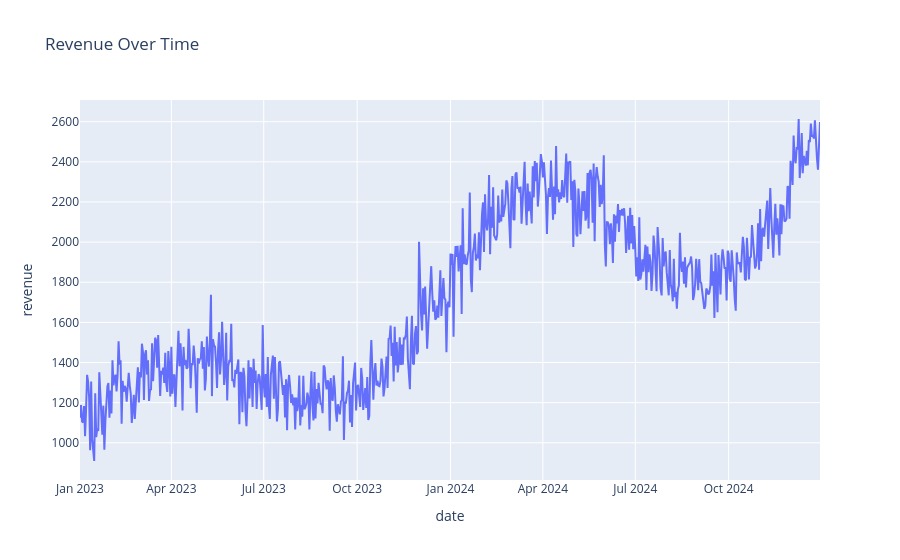

The code cell stored with this chart in its notebook:
### Markdown cell above
## Trend Analysis

### Code cell
px.line(df, x="date", y="revenue", title="Revenue Over Time")

### Figure 1 — Plotly figure (JSON) as saved in the notebook; plotly's stock layout.template omitted (floating-point values rounded to 4 significant figures; data arrays with more than 128 entries replaced by an {"elided": "..."} marker saying what was removed)
{"data": [{"hovertemplate": "date=%{x}<br>revenue=%{y}<extra></extra>", "legendgroup": "", "line": {"color": "#636efa", "dash": "solid"}, "marker": {"symbol": "circle"}, "mode": "lines", "name": "", "orientation": "v", "showlegend": false, "type": "scatter", "x": {"elided": "730 str values"}, "xaxis": "x", "y": {"elided": "730 float values"}, "yaxis": "y"}], "layout": {"legend": {"tracegroupgap": 0}, "title": {"text": "Revenue Over Time"}, "xaxis": {"anchor": "y", "domain": [0, 1], "title": {"text": "date"}}, "yaxis": {"anchor": "x", "domain": [0, 1], "title": {"text": "revenue"}}}}
